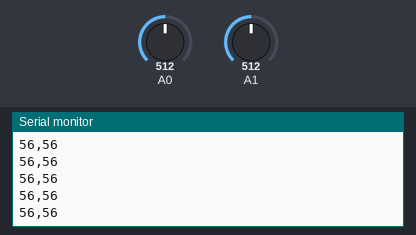
Recording of a sketch running on a simulated Arduino Uno, built with avr-gcc and run on an emulated ATmega328P. Shown: the last lines printed to the serial monitor. Inputs (shaded band) come from the test bench; at power-on: A0 = 512, A1 = 512.

Above: at 5.7 s.
5.8 s: A0 set to 891
At 5.83 s:
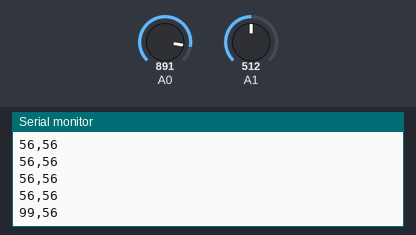
7.3 s: A0 set to 909
At 7.3 s:
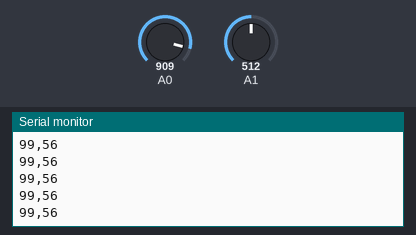
Timing chart, 0 to 10.3 s (numbered marks = the images above; inputs shaded):
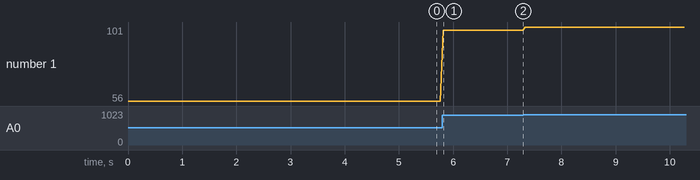

The sketch:

SendTwoAnalogValues.ino
```cpp
int sensor1Value = 0;
int sensor2Value = 0;

void setup() {
  // Open the serial port
  Serial.begin(9600);
  // Set the A0 pin to input mode
  pinMode(A0,INPUT);
  // Set the A1 pin to input mode
  pinMode(A1,INPUT);
}

void loop() {
  // Read the first sensor value
  sensor1Value = analogRead(A0);
  // Read the second sensor value
  sensor2Value = analogRead(A1);
  // Write the first sencor value in the serial port
  Serial.print(map(sensor1Value,0,900,0,100));
  // Write a comma, it will be the value separator in Unity
  Serial.print(",");
  // Write the second sencor value in the serial port
  // And finish line.
  Serial.println(map(sensor2Value,0,900,0,100));
  // Wait 50 milliseconds
  delay(50);

}
```

Measured:
- after the input at 5.8 s, the serial monitor: prints a new line at once (image 1)
- plotted number 1: 56 → 99 after the input at 5.8 s, 99 → 101 after the input at 7.3 s
